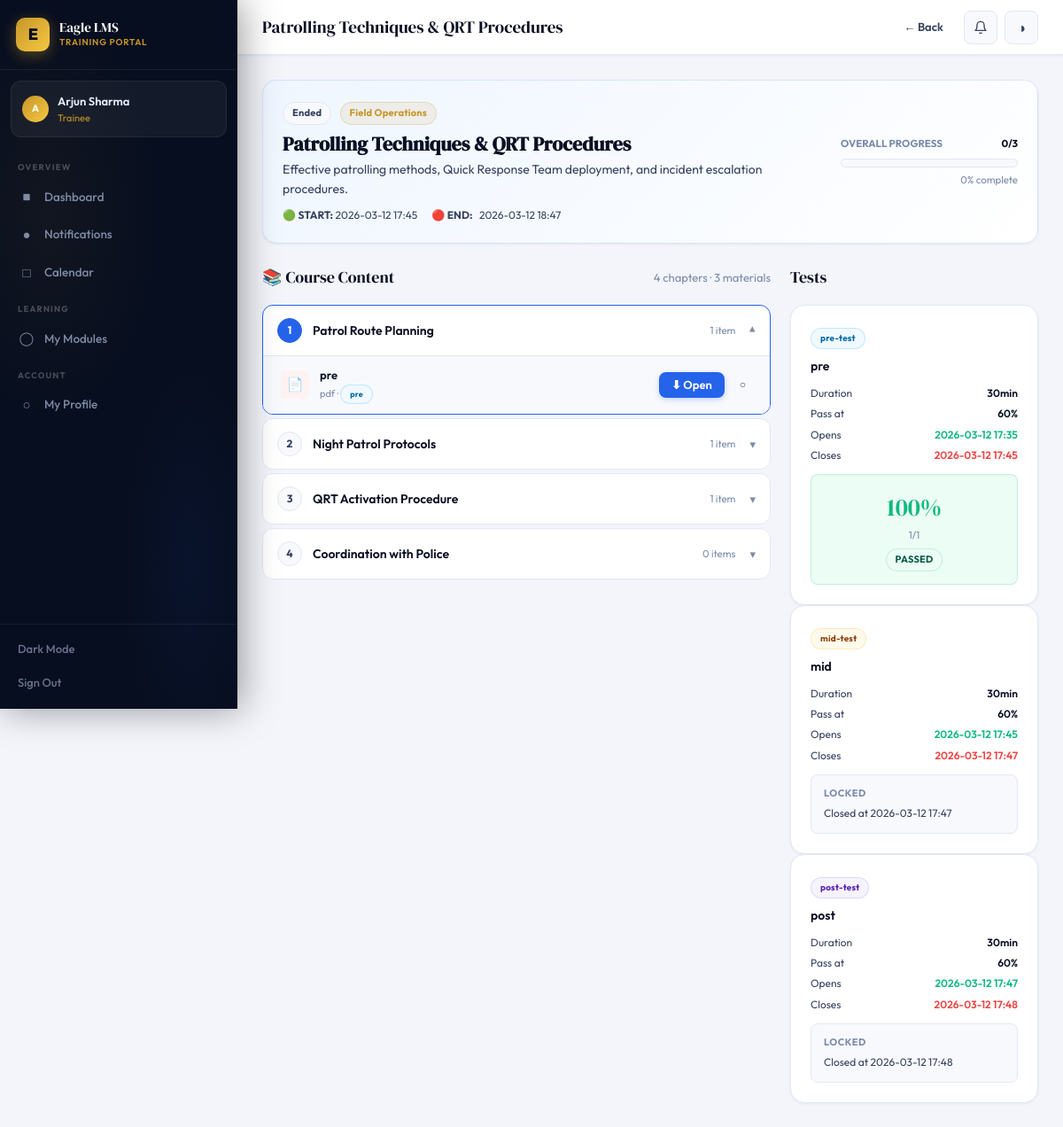
/trainee/module/5 (signed in), run on the app's committed database.
### tables this page shows
CREATE TABLE modules(
            id INTEGER PRIMARY KEY AUTOINCREMENT,
            title TEXT NOT NULL, description TEXT, category TEXT,
            trainer_id INTEGER, start_datetime TIMESTAMP, end_datetime TIMESTAMP,
            status TEXT DEFAULT 'draft', is_default BOOLEAN DEFAULT 0,
            color TEXT DEFAULT '#3B5BDB',
            created_at TIMESTAMP DEFAULT CURRENT_TIMESTAMP,
            FOREIGN KEY(trainer_id) REFERENCES users(id));

CREATE TABLE chapters(
            id INTEGER PRIMARY KEY AUTOINCREMENT,
            module_id INTEGER NOT NULL, title TEXT NOT NULL,
            order_num INTEGER DEFAULT 0,
            FOREIGN KEY(module_id) REFERENCES modules(id));

CREATE TABLE materials(
            id INTEGER PRIMARY KEY AUTOINCREMENT,
            module_id INTEGER, chapter_id INTEGER,
            title TEXT NOT NULL, file_path TEXT, watermarked_path TEXT,
            file_type TEXT, release_phase TEXT DEFAULT 'pre',
            order_num INTEGER DEFAULT 0,
            created_at TIMESTAMP DEFAULT CURRENT_TIMESTAMP,
            FOREIGN KEY(module_id) REFERENCES modules(id));

CREATE TABLE tests(
            id INTEGER PRIMARY KEY AUTOINCREMENT,
            module_id INTEGER, title TEXT NOT NULL,
            test_type TEXT NOT NULL,
            duration_minutes INTEGER DEFAULT 30,
            start_datetime TIMESTAMP, end_datetime TIMESTAMP,
            passing_marks INTEGER DEFAULT 60, max_attempts INTEGER DEFAULT 1,
            created_at TIMESTAMP DEFAULT CURRENT_TIMESTAMP,
            FOREIGN KEY(module_id) REFERENCES modules(id));

CREATE TABLE test_attempts(
            id INTEGER PRIMARY KEY AUTOINCREMENT,
            test_id INTEGER, trainee_id INTEGER,
            score INTEGER, total_marks INTEGER, percentage REAL,
            passed BOOLEAN, answers TEXT,
            started_at TIMESTAMP DEFAULT CURRENT_TIMESTAMP,
            submitted_at TIMESTAMP,
            FOREIGN KEY(test_id) REFERENCES tests(id),
            FOREIGN KEY(trainee_id) REFERENCES users(id));

### app.py (the view)
@app.route('/trainee/module/<int:module_id>')
@login_required
def trainee_module(module_id):
    if session['role']=='trainer': return redirect(url_for('trainer_module_detail',module_id=module_id))
    db=get_db(); uid=session['user_id']
    module=db.execute('SELECT * FROM modules WHERE id=?',(module_id,)).fetchone()
    if not module: abort(404)
    if module['status'] != 'published': flash('This module is not currently available.','error'); return redirect(url_for('trainee_dashboard'))
    enrollment=db.execute('SELECT * FROM enrollments WHERE module_id=? AND trainee_id=?',(module_id,uid)).fetchone()
    if not enrollment: flash('Not enrolled.','error'); return redirect(url_for('trainee_dashboard'))
    now=datetime.datetime.now().isoformat()
    phase='upcoming'
    if module['start_datetime'] and module['end_datetime']:
        if now<module['start_datetime']: phase='pre'
        elif now<=module['end_datetime']: phase='live'
        else: phase='post'
    chapters=db.execute('SELECT * FROM chapters WHERE module_id=? ORDER BY order_num',(module_id,)).fetchall()
    materials=db.execute('SELECT * FROM materials WHERE module_id=? ORDER BY chapter_id,order_num',(module_id,)).fetchall()
    tests=db.execute('SELECT * FROM tests WHERE module_id=? ORDER BY created_at',(module_id,)).fetchall()
    progress_rows=db.execute('SELECT * FROM progress WHERE module_id=? AND trainee_id=?',(module_id,uid)).fetchall()
    progress_map={p['material_id']:dict(p) for p in progress_rows}
    mat_by_chapter={}
    for mat in materials:
        cid=mat['chapter_id'] or 0
        mat_by_chapter.setdefault(cid,[]).append(dict(mat))
    attempts_map={}
    for t in tests:
        att=db.execute('SELECT * FROM test_attempts WHERE test_id=? AND trainee_id=? ORDER BY started_at DESC',(t['id'],uid)).fetchone()
        attempts_map[t['id']]=dict(att) if att else None
    total_mats=len(materials)
    done_mats=sum(1 for m in materials if progress_map.get(m['id'],{}).get('completed'))
    overall_pct=int(done_mats/total_mats*100) if total_mats>0 else 0
    return render_template('trainee_module.html',module=module,phase=phase,chapters=chapters,
        mat_by_chapter=mat_by_chapter,tests=tests,progress_map=progress_map,
        attempts_map=attempts_map,overall_pct=overall_pct,total_mats=total_mats,done_mats=done_mats,
        now_iso=now)

### app.py (called while the page is built)
def get_db():
    db = sqlite3.connect(os.path.join(BASE_DIR, 'lms.db'))
    db.row_factory = sqlite3.Row
    return db

def login_required(f):
    @wraps(f)
    def d(*a,**kw):
        if 'user_id' not in session: return redirect(url_for('login'))
        return f(*a,**kw)
    return d

@app.context_processor
def inject_globals():
    nc = 0
    if 'user_id' in session:
        nc = get_db().execute('SELECT COUNT(*) as c FROM notifications WHERE user_id=? AND is_read=0',(session['user_id'],)).fetchone()['c']
    return dict(COMPANY=COMPANY, notif_count=nc)

### templates/trainee_module.html (shortened to what this page needs)
{% extends 'base.html' %}
{% block page_title %}{{ module.title }}{% endblock %}
{% block topbar_actions %}<a href="{{ url_for('trainee_dashboard') }}" class="btn btn-ghost btn-sm">← Back</a>{% endblock %}
{% block content %}
<div class="card card-p anim-up mb-6" style="background:linear-gradient(135deg,{% if phase=='live' %}var(--green-bg){% else %}var(--acc-bg){% endif %},var(--card));border-color:{% if phase=='live' %}rgba(16,185,129,.3){% else %}var(--acc-mid){% endif %}">
  <div class="flex justify-b items-c gap-4" style="flex-wrap:wrap">
    <div>
      <div style="margin-bottom:8px">
        {% if phase=='live' %}<span class="badge b-live badge-dot">Live Now</span>
        {% elif phase=='pre' %}<span class="badge b-sky">Upcoming</span>
        {% elif phase=='post' %}<span class="badge b-neutral">Ended</span>
        {% else %}<span class="badge b-amber">Not Scheduled</span>{% endif %}
        <span class="badge b-gold" style="margin-left:6px">{{ module.category or 'General' }}</span>
      </div>
      <h2 style="font-family:'DM Serif Display',serif;font-size:22px;margin-bottom:5px">{{ module.title }}</h2>
      <p class="t-secondary" style="font-size:14px;max-width:600px">{{ module.description or '' }}</p>
      {% if module.start_datetime %}
      <div style="font-size:12px;color:var(--t2);margin-top:8px;display:flex;gap:16px;flex-wrap:wrap">
        <span>🟢 <strong>START:</strong> {{ module.start_datetime[:16].replace('T',' ') }}</span>
        <span>🔴 <strong>END:</strong>&nbsp;&nbsp; {{ module.end_datetime[:16].replace('T',' ') if module.end_datetime else '—' }}</span>
      </div>
      {% endif %}
    </div>
    <div style="min-width:200px" id="progress-widget">
      <div class="flex justify-b t-xs t-muted fw-700 mb-2"><span>OVERALL PROGRESS</span><span style="color:var(--t1)" id="prog-label">{{ done_mats }}/{{ total_mats }}</span></div>
      <div class="prog-track" style="height:10px">
      </div>
      <div class="t-xs t-muted" style="margin-top:5px;text-align:right" id="prog-pct">{{ overall_pct }}% complete</div>
    </div>
  </div>
</div>
{% set phase_order = {'pre': 1, 'live': 2, 'post': 3} %}
{% set cur_phase_num = phase_order.get(phase, 0) %}
<div style="display:grid;grid-template-columns:1fr 280px;gap:22px;align-items:start">
  <div>
    <div class="sh mb-4 anim-up d1">
      <div class="sh-title">📚 Course Content</div>
      <span class="t-sm t-muted">{{ chapters|length }} chapters · {{ total_mats }} materials</span>
    </div>
    {% if chapters %}
    <div class="chapter-list">
      {% for ch in chapters %}
      {% set ch_mats = mat_by_chapter.get(ch.id, []) %}
      <div class="chapter-item anim-up" style="animation-delay:{{ loop.index0 * 50 }}ms" id="chi-{{ ch.id }}">
        <div class="ch-header" onclick="toggleCh('{{ ch.id }}')">
          <div class="ch-num">{{ loop.index }}</div>
          <div class="ch-title">{{ ch.title }}</div>
          <span class="t-xs t-muted" style="margin-right:4px">{{ ch_mats|length }} item{{ 's' if ch_mats|length != 1 }}</span>
          <span class="ch-chevron" id="cev-{{ ch.id }}">▾</span>
        </div>
        <div class="ch-body" id="chb-{{ ch.id }}">
          {% for mat in ch_mats %}
          {% set prog = progress_map.get(mat.id) %}
          {% set mat_phase_num = phase_order.get(mat.release_phase, 1) %}
          {% set accessible = cur_phase_num >= mat_phase_num %}
          <div class="mat-row" id="matr-{{ mat.id }}">
            <div class="mat-ico" style="background:{% if mat.file_type=='video' %}var(--violet-bg){% elif mat.file_type=='pdf' %}var(--red-bg){% else %}var(--sky-bg){% endif %}">
              {% if mat.file_type=='video' %}🎬{% elif mat.file_type=='pdf' %}📄{% elif mat.file_type=='ppt' %}📊{% else %}📎{% endif %}
            </div>
            <div class="mat-info">
              <div class="mat-title" style="{% if not accessible %}color:var(--t3){% endif %}">{{ mat.title }}</div>
              <div class="mat-sub">
                {{ mat.file_type }}
                · <span class="badge {% if mat.release_phase=='pre' %}b-sky{% elif mat.release_phase=='live' %}b-green{% else %}b-violet{% endif %}" style="font-size:9px">{{ mat.release_phase }}</span>
              </div>
            </div>
            <div class="mat-actions">
              {% if accessible %}
                {% if mat.file_type == 'video' %}
                  <button onclick="openVideo({{ mat.id }}, {{ module.id }}, '{{ url_for('serve_file', filename=mat.watermarked_path or mat.file_path) }}')" class="btn btn-primary btn-sm">▶ Play</button>
                {% else %}
                  <a href="{{ url_for('serve_file', filename=mat.watermarked_path or mat.file_path) }}" target="_blank" class="btn btn-primary btn-sm">⬇ Open</a>
                {% endif %}
                <button onclick="markDone({{ mat.id }}, {{ module.id }}, {{ total_mats }})" class="btn btn-ghost btn-xs" id="mkb-{{ mat.id }}" title="Mark as done">
                  {% if prog and prog.completed %}✅{% else %}○{% endif %}
                </button>
              {% else %}
                <span class="badge b-neutral" title="Available during {{ mat.release_phase }} phase">🔒
                  {% if mat.release_phase == 'live' %}Opens when session starts
                  {% elif mat.release_phase == 'post' %}Opens after session ends
                  {% else %}Locked{% endif %}
                </span>
              {% endif %}
            </div>
          </div>
          {% else %}
          <div style="padding:16px;text-align:center;color:var(--t3);font-size:13px">No materials in this chapter yet.</div>
          {% endfor %}
        </div>
      </div>
      {% endfor %}
    </div>
    {% else %}
    <div class="card card-p"><div class="empty"><div class="empty-ico">📂</div><div class="empty-title">No Content Yet</div><div class="empty-sub">Your trainer hasn't uploaded materials yet.</div></div></div>
    {% endif %}
  </div>
  <div>
    <div class="sh mb-4 anim-r d1"><div class="sh-title">Tests</div></div>
    {% for test in tests %}
    {% set att = attempts_map.get(test.id) %}
    {% set phase_ok = false %}
    {% set phase_reason = '' %}
    {% if test.test_type == 'pre' %}
      {% if phase == 'pre' %}{% set phase_ok = true %}
      {% elif phase == 'live' or phase == 'post' %}{% set phase_reason = 'Pre-test window closed — session has started' %}
      {% else %}{% set phase_reason = 'Module not yet scheduled' %}{% endif %}
    {% elif test.test_type == 'post' %}
      {% if phase == 'post' %}{% set phase_ok = true %}
      {% elif phase == 'live' %}{% set phase_reason = 'Post-test available after session ends' %}
      {% else %}{% set phase_reason = 'Post-test available after session ends' %}{% endif %}
    {% elif test.test_type == 'mid' %}
      {% if phase == 'live' %}{% set phase_ok = true %}
      {% elif phase == 'pre' %}{% set phase_reason = 'Mid-test available during live session only' %}
      {% else %}{% set phase_reason = 'Mid-test window closed — session has ended' %}{% endif %}
    {% else %}
      {% set phase_ok = true %}
    {% endif %}
    {% set time_ok = true %}
    {% set time_reason = '' %}
    {% if test.start_datetime and now_iso < test.start_datetime %}
      {% set time_ok = false %}
      {% set time_reason = 'Opens ' + test.start_datetime[:16].replace('T',' ') %}
    {% elif test.end_datetime and now_iso > test.end_datetime %}
      {% set time_ok = false %}
      {% set time_reason = 'Closed at ' + test.end_datetime[:16].replace('T',' ') %}
    {% endif %}
    {% set test_accessible = phase_ok and time_ok %}
    {% set lock_reason = time_reason if time_reason else phase_reason %}
    <div class="card card-p anim-r mb-3" style="animation-delay:{{ loop.index0 * 60 }}ms">
      <div style="margin-bottom:10px">
        <span class="badge {% if test.test_type=='pre' %}b-sky{% elif test.test_type=='post' %}b-violet{% else %}b-amber{% endif %}" style="margin-bottom:8px;font-size:10px">{{ test.test_type }}-test</span>
        <div style="font-weight:600;font-size:14px">{{ test.title }}</div>
      </div>
      <div style="font-size:12px;color:var(--t2);display:flex;flex-direction:column;gap:4px;margin-bottom:12px">
        <div class="flex justify-b"><span>Duration</span><span style="font-weight:600;color:var(--t1)">{{ test.duration_minutes }}min</span></div>
        <div class="flex justify-b"><span>Pass at</span><span style="font-weight:600;color:var(--t1)">{{ test.passing_marks }}%</span></div>
        {% if test.start_datetime %}
        <div class="flex justify-b">
          <span>Opens</span>
          <span style="font-weight:600;color:{% if now_iso >= test.start_datetime %}var(--green){% else %}var(--t1){% endif %}">
            {{ test.start_datetime[:16].replace('T',' ') }}
          </span>
        </div>
        {% endif %}
        {% if test.end_datetime %}
        <div class="flex justify-b">
          <span>Closes</span>
          <span style="font-weight:600;color:{% if now_iso > test.end_datetime %}var(--red){% else %}var(--t1){% endif %}">
            {{ test.end_datetime[:16].replace('T',' ') }}
          </span>
        </div>
        {% endif %}
      </div>
      {% if att %}
        <div style="background:{% if att.passed %}var(--green-bg){% else %}var(--red-bg){% endif %};border-radius:var(--r2);padding:14px;text-align:center;border:1px solid {% if att.passed %}rgba(16,185,129,.2){% else %}rgba(239,68,68,.2){% endif %}">
          <div style="font-family:'DM Serif Display',serif;font-size:28px;color:{% if att.passed %}var(--green){% else %}var(--red){% endif %}">{{ att.percentage|int }}%</div>
          <div class="t-xs t-muted">{{ att.score }}/{{ att.total_marks }}</div>
          <span class="badge {% if att.passed %}b-green{% else %}b-red{% endif %}" style="margin-top:6px">{{ 'PASSED' if att.passed else 'FAILED' }}</span>
        </div>
      {% elif test_accessible %}
        <a href="{{ url_for('take_test', test_id=test.id) }}" class="btn btn-primary w-full" style="justify-content:center">Take Test</a>
      {% else %}
        <div style="background:var(--card2);border-radius:var(--r2);padding:12px 14px;border:1px solid var(--border)">
          <div style="font-size:11px;font-weight:700;text-transform:uppercase;letter-spacing:.5px;color:var(--t3);margin-bottom:4px">Locked</div>
          <div style="font-size:12px;color:var(--t2)">{{ lock_reason }}</div>
        </div>
      {% endif %}
    </div>
    {% endfor %}
  </div>
</div>
{% endblock %}

### data on the page
modules: title "Patrolling Techniques & QRT Procedures", category "Field Operations", description "Effective patrolling methods, Quick Response Team deployment, and incident escalation procedures.", start_datetime "2026-03-12 17:45", end_datetime "2026-03-12 18:47"
chapters: title "Patrol Route Planning", ch_mats "1"
materials: title "pre", file_type "pdf", release_phase "pre"
chapters: title "Night Patrol Protocols", ch_mats "1"
chapters: title "QRT Activation Procedure", ch_mats "1"
chapters: title "Coordination with Police", ch_mats "0", value "s"
tests: test_type "pre", title "pre", duration_minutes "30", passing_marks "60", start_datetime "2026-03-12 17:35", end_datetime "2026-03-12 17:45"
test_attempts: percentage "100", score "1", total_marks "1", passed "PASSED"
tests: test_type "mid", title "mid", duration_minutes "30", passing_marks "60", start_datetime "2026-03-12 17:45", end_datetime "2026-03-12 17:47", lock_reason "Closed at 2026-03-12 17:47"
tests: test_type "post", title "post", duration_minutes "30", passing_marks "60", start_datetime "2026-03-12 17:47", end_datetime "2026-03-12 17:48", lock_reason "Closed at 2026-03-12 17:48"

### other printed values
{{ session.name[0].upper() }} "A"
{{ session.name }} "Arjun Sharma"
{{ session.role }} "Trainee"
{{ done_mats }} "0"
{{ total_mats }} "3"
{{ overall_pct }} "0"
{{ chapters|length }} "4"
